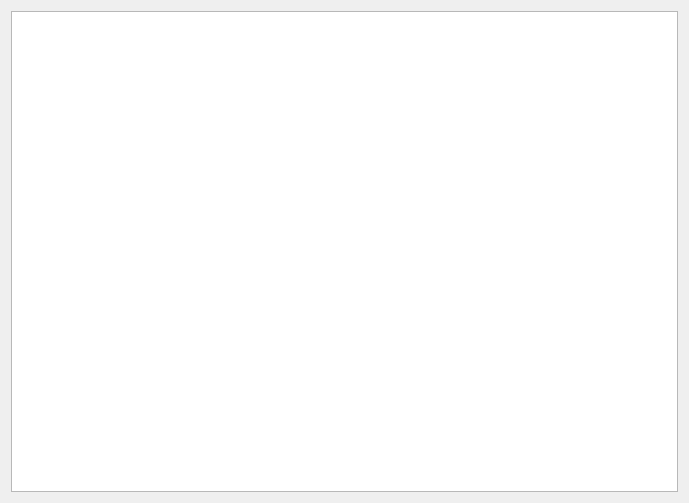
<?xml version="1.0" encoding="UTF-8"?>
<ui version="4.0">
 <class>Form</class>
 <widget class="QWidget" name="Form">
  <property name="geometry">
   <rect>
    <x>0</x>
    <y>0</y>
    <width>689</width>
    <height>503</height>
   </rect>
  </property>
  <property name="windowTitle">
   <string>Form</string>
  </property>
  <layout class="QVBoxLayout" name="verticalLayout">
   <item>
    <widget class="QTableView" name="wadtable"/>
   </item>
  </layout>
 </widget>
 <resources/>
 <connections/>
</ui>
